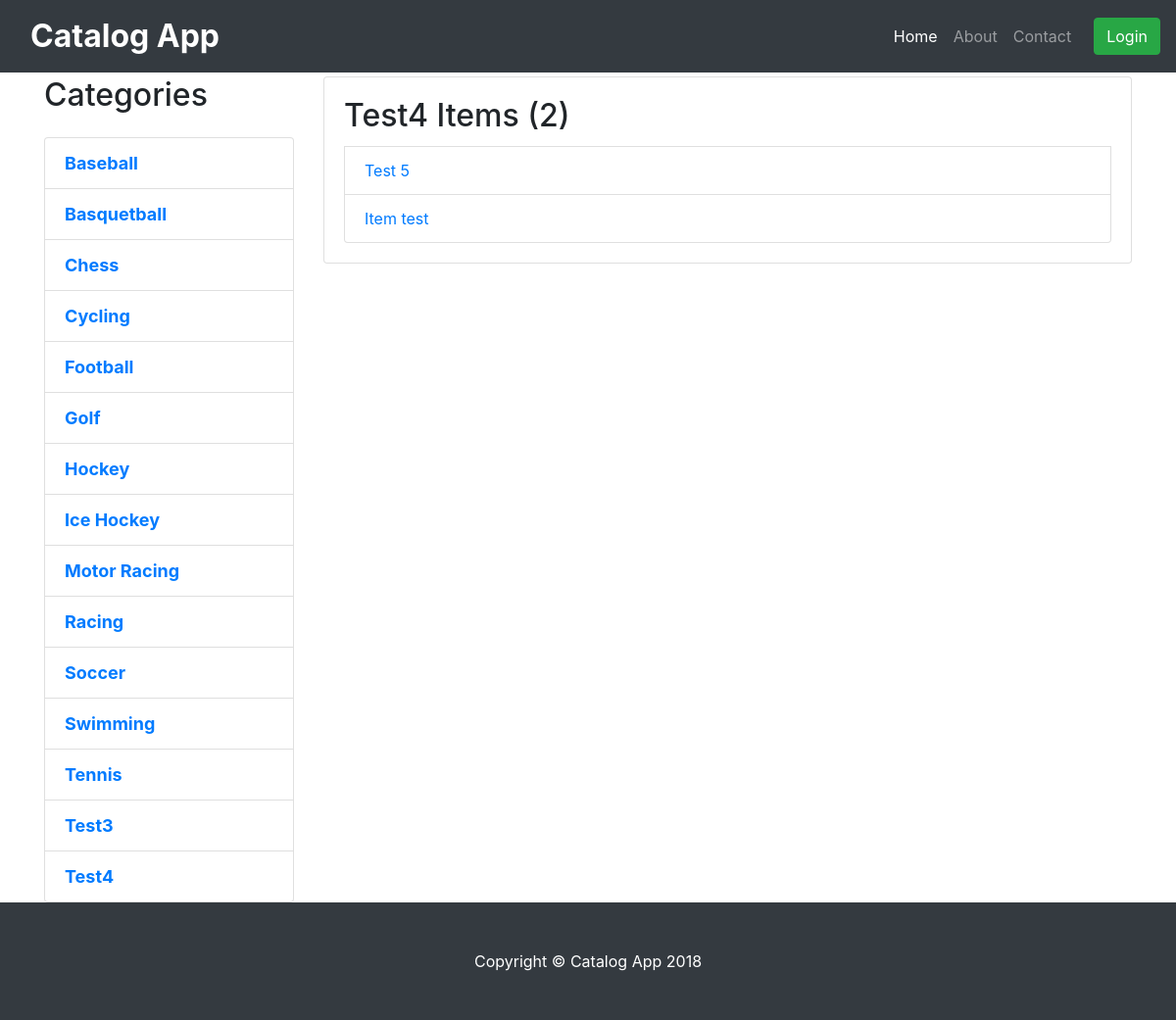
/catalog/Test4/items, run on an earlier commit of the app's database.
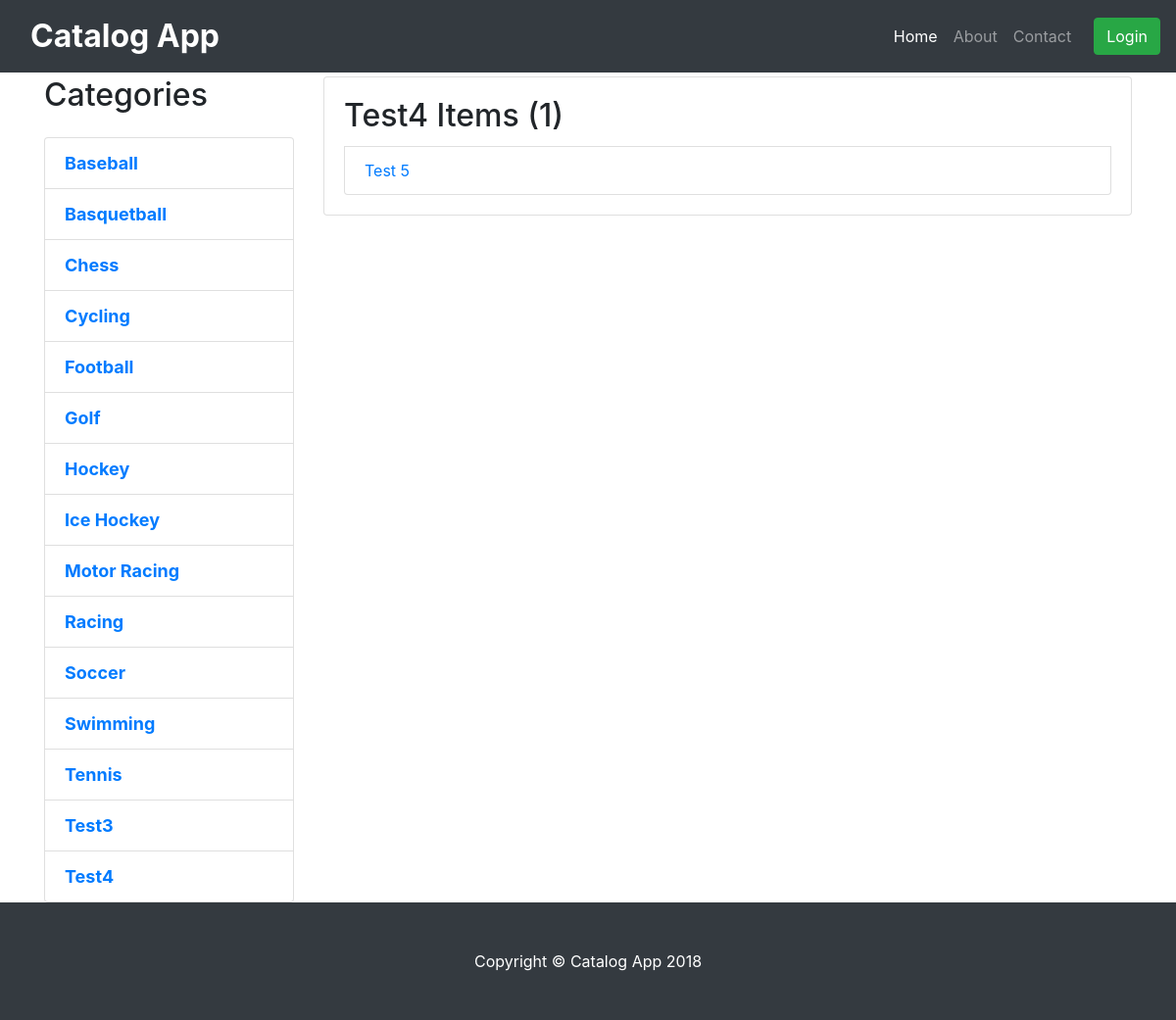
And on a later commit of the database.
### database_setup.py (models this page shows, shortened)
class Category(Base):
    __tablename__ = 'category'
    id = Column(Integer, primary_key=True)
    name = Column(String(250), nullable=False)
    user_id = Column(Integer,ForeignKey('user.id'))
    user = relationship(User)
    items = relationship("Item")

class Item(Base):
    __tablename__ = 'item'
    name =Column(String(80), nullable = False)
    id = Column(Integer, primary_key = True)
    description = Column(String(250))
    price = Column(String(8))
    picture = Column(String(250), nullable = True)
    category_id = Column(Integer,ForeignKey('category.id'))
    date_creation = Column(DateTime(timezone=True), server_default=func.now())
    date_update = Column(DateTime(timezone=True), server_default=func.now())
    category = relationship(Category, back_populates='items')
    user_id = Column(Integer,ForeignKey('user.id'))
    user = relationship(User)

### application.py (the view)
@app.route('/catalog/<string:category_name>/items')
def showItems(category_name):
    category = session.query(Category).filter_by(name=category_name).one()
    items = session.query(Item).filter_by(category_id=category.id).all()
    items_number = len(items)
    categories = session.query(Category).order_by(Category.name)
    if not items:
        return "<script>function myFunction() {alert('This category do not have items yet. Please add new items for this category');location.href='/catalog/%s/new';}</script><body onload='myFunction()''>" % category_name
    if 'username' not in login_session:
        return render_template('publicitems.html', category_name=category.name, items=items, categories=categories, items_number=items_number)
    else:
        return render_template('items.html', category_name=category.name, items=items, categories=categories, items_number=items_number)

### templates/publicitems.html (shortened to what this page needs)
<!DOCTYPE html>
<html lang="en">
  <head>
    <link rel=stylesheet type=text/css href="{{ url_for('static', filename='vendor/bootstrap/css/bootstrap.min.css') }}">
    <link rel=stylesheet type=text/css href="{{ url_for('static', filename='css/shop-item.css') }}">
  </head>
  <body>
    <nav class="navbar navbar-expand-lg navbar-dark bg-dark fixed-top">
      <div class="container">
        <a class="navbar-brand" href="/catalog" style="font-size:xx-large;font-weight: bold;">Catalog App</a>
        <div class="collapse navbar-collapse" id="navbarResponsive">
          <ul class="navbar-nav ml-auto">
            <li class="nav-item active">
              <a class="nav-link" href="/catalog">Home
              </a>
            </li>
            <li class="nav-item">
              <a class="nav-link" href="#">About</a>
            </li>
            <li class="nav-item">
              <a class="nav-link" href="#">Contact</a>
            </li>
          </ul>
        </div>
      </div>
      <a href = '{{url_for('showLogin')}}' class="btn btn-success">Login</a>
    </nav>
    <div class="container">
      <div class="row">
        <div class="col-lg-3">
          <h2 class="my-4">Categories</h2>
          <div class="list-group">
          	{% for category in categories %}
            <a href="{{url_for('showItems',category_name=category.name)}}" class="list-group-item" style="font-weight: bold;font-size:large;">{{category.name}}</a>
            {% endfor %}
          </div>
        </div>
        <div class="col-lg-9">
          <div class="card mt-4">
            <div class="card-body">
              <h2 class="card-title">{{category_name}} Items ({{items_number}})</h2>
              {% for item in items %}
            <a href="{{url_for('infoItem',category_name=category_name,item_name=item.name)}}" class="list-group-item">{{item.name}}</a>
            {% endfor %}
            </div>
          </div>
        </div>
      </div>
    </div>
    <footer class="py-5 bg-dark">
      <div class="container">
        <p class="m-0 text-center text-white">Copyright &copy; Catalog App 2018</p>
      </div>
    </footer>
  </body>
</html>

What changed in the data, as far as the page shows it:
removed Item: name "Item test"
Also different on the page:
{{ items_number }}: "2" → "1"
